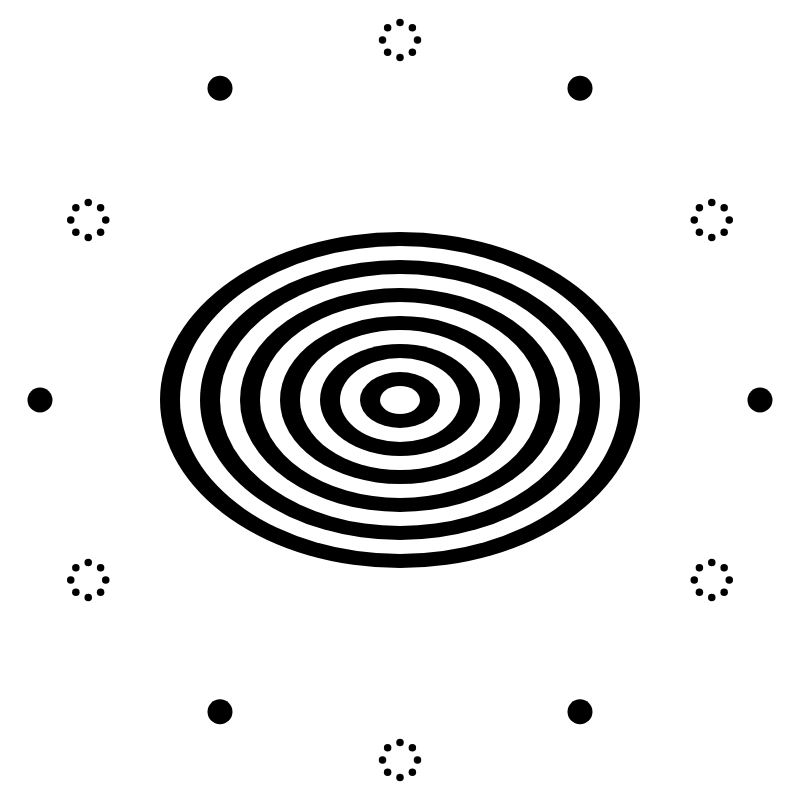
Frame 1 (no input)
Frame 2 (the mouse pressed at the canvas centre, redrawn once): identical to frame 1, image omitted

The p5.js sketch that drew this single still picture (run headless with seeded random() and noise() and a simulated clock; the mouse was pressed at the canvas centre and the sketch redrawn once):

// p5.js sketch
// ── sketch.js
function setup() {
  createCanvas(800, 800); // fixed square canvas
  noLoop();
}

function draw() {
  background(255);
  noStroke();

  let maxSize = width * 0.6; // largest ellipse size (smaller so it fits)
  let steps = 12; // number of concentric ellipses

  // Main area
  for (let i = 0; i < steps; i++) {
    fill(i % 2 === 0 ? 0 : 255);
    let size = map(i, 0, steps - 1, maxSize, 40);
    ellipse(width / 2, height / 2, size, size * 0.7);
  }

  //Surrounding stars
  let orbitCount = 12;          // how many "stars"
  let orbitRadius = maxSize * 0.75; // distance from center

  for (let i = 0; i < orbitCount; i++) {
    let angle = map(i, 0, orbitCount, 0, TWO_PI);
    let x = width / 2 + cos(angle) * orbitRadius;
    let y = height / 2 + sin(angle) * orbitRadius;

    //colors
    let mainColor = (i % 2 === 0 ? 0 : 255);
    fill(mainColor);

    let baseSize = 25;
    ellipse(x, y, baseSize, baseSize);

    //stars
    let spikeCount = 8;
    let spikeRadius = baseSize * 0.7;

    for (let s = 0; s < spikeCount; s++) {
      let a = (TWO_PI / spikeCount) * s;
      let sx = x + cos(a) * spikeRadius;
      let sy = y + sin(a) * spikeRadius;

      fill(mainColor === 0 ? 255 : 0);
      ellipse(sx, sy, baseSize * 0.3, baseSize * 0.3);
    }
  }
}
